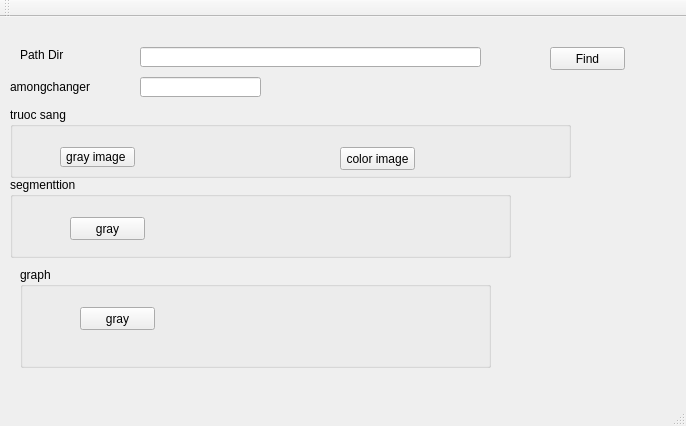
<?xml version="1.0" encoding="UTF-8"?>
<ui version="4.0">
 <class>MainWindow</class>
 <widget class="QMainWindow" name="MainWindow">
  <property name="geometry">
   <rect>
    <x>0</x>
    <y>0</y>
    <width>686</width>
    <height>426</height>
   </rect>
  </property>
  <property name="windowTitle">
   <string>MainWindow</string>
  </property>
  <widget class="QWidget" name="centralWidget">
   <widget class="QLabel" name="label">
    <property name="geometry">
     <rect>
      <x>20</x>
      <y>30</y>
      <width>91</width>
      <height>16</height>
     </rect>
    </property>
    <property name="text">
     <string>Path Dir</string>
    </property>
   </widget>
   <widget class="QLineEdit" name="il_Path">
    <property name="geometry">
     <rect>
      <x>140</x>
      <y>30</y>
      <width>341</width>
      <height>20</height>
     </rect>
    </property>
   </widget>
   <widget class="QPushButton" name="bt_find">
    <property name="geometry">
     <rect>
      <x>550</x>
      <y>30</y>
      <width>75</width>
      <height>23</height>
     </rect>
    </property>
    <property name="text">
     <string>Find</string>
    </property>
   </widget>
   <widget class="QLineEdit" name="il_num">
    <property name="geometry">
     <rect>
      <x>140</x>
      <y>60</y>
      <width>121</width>
      <height>20</height>
     </rect>
    </property>
   </widget>
   <widget class="QLabel" name="label_2">
    <property name="geometry">
     <rect>
      <x>10</x>
      <y>60</y>
      <width>111</width>
      <height>20</height>
     </rect>
    </property>
    <property name="text">
     <string>amongchanger</string>
    </property>
   </widget>
   <widget class="QGroupBox" name="groupBox">
    <property name="geometry">
     <rect>
      <x>10</x>
      <y>90</y>
      <width>561</width>
      <height>71</height>
     </rect>
    </property>
    <property name="title">
     <string>truoc sang</string>
    </property>
    <widget class="QPushButton" name="bt_hisSlide_gray">
     <property name="geometry">
      <rect>
       <x>50</x>
       <y>40</y>
       <width>75</width>
       <height>20</height>
      </rect>
     </property>
     <property name="text">
      <string>gray image </string>
     </property>
    </widget>
    <widget class="QPushButton" name="bt_hisSlide_color">
     <property name="geometry">
      <rect>
       <x>330</x>
       <y>40</y>
       <width>75</width>
       <height>23</height>
      </rect>
     </property>
     <property name="text">
      <string>color image</string>
     </property>
    </widget>
   </widget>
   <widget class="QGroupBox" name="groupBox_2">
    <property name="geometry">
     <rect>
      <x>10</x>
      <y>160</y>
      <width>501</width>
      <height>81</height>
     </rect>
    </property>
    <property name="title">
     <string>segmenttion</string>
    </property>
    <widget class="QPushButton" name="bt_segmenttion">
     <property name="geometry">
      <rect>
       <x>60</x>
       <y>40</y>
       <width>75</width>
       <height>23</height>
      </rect>
     </property>
     <property name="text">
      <string>gray</string>
     </property>
    </widget>
   </widget>
   <widget class="QGroupBox" name="groupBox_3">
    <property name="geometry">
     <rect>
      <x>20</x>
      <y>250</y>
      <width>471</width>
      <height>101</height>
     </rect>
    </property>
    <property name="title">
     <string>graph</string>
    </property>
    <widget class="QPushButton" name="bt_graph_gray">
     <property name="geometry">
      <rect>
       <x>60</x>
       <y>40</y>
       <width>75</width>
       <height>23</height>
      </rect>
     </property>
     <property name="text">
      <string>gray</string>
     </property>
    </widget>
   </widget>
  </widget>
  <widget class="QMenuBar" name="menuBar">
   <property name="geometry">
    <rect>
     <x>0</x>
     <y>0</y>
     <width>686</width>
     <height>23</height>
    </rect>
   </property>
  </widget>
  <widget class="QToolBar" name="mainToolBar">
   <attribute name="toolBarArea">
    <enum>TopToolBarArea</enum>
   </attribute>
   <attribute name="toolBarBreak">
    <bool>false</bool>
   </attribute>
  </widget>
  <widget class="QStatusBar" name="statusBar"/>
 </widget>
 <layoutdefault spacing="6" margin="11"/>
 <resources/>
 <connections/>
</ui>
